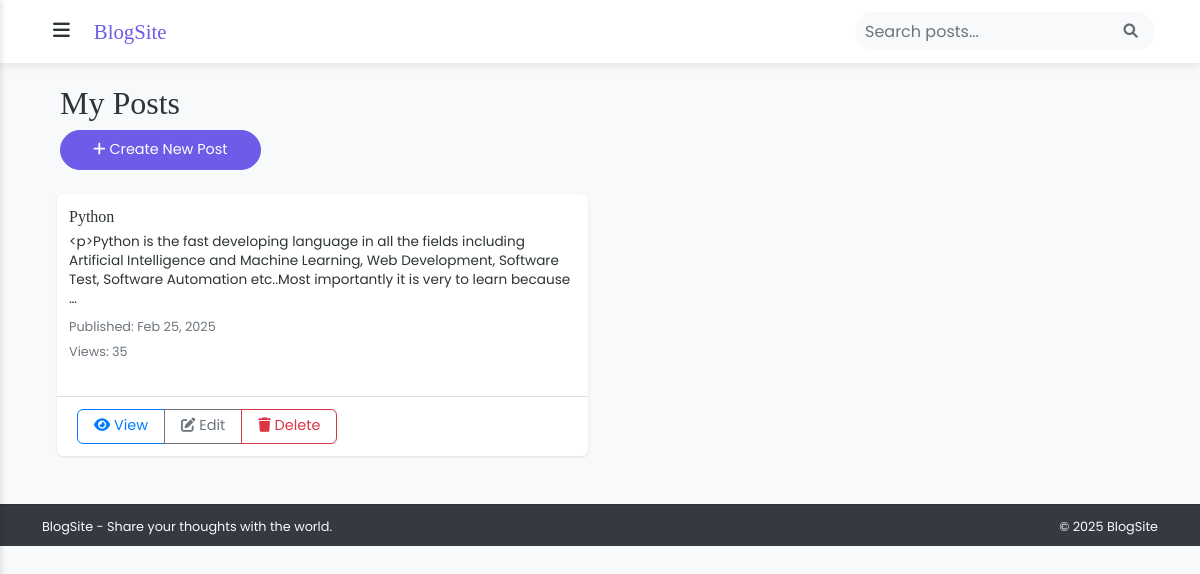
Before: /my-posts/ (signed in) with the older database file.
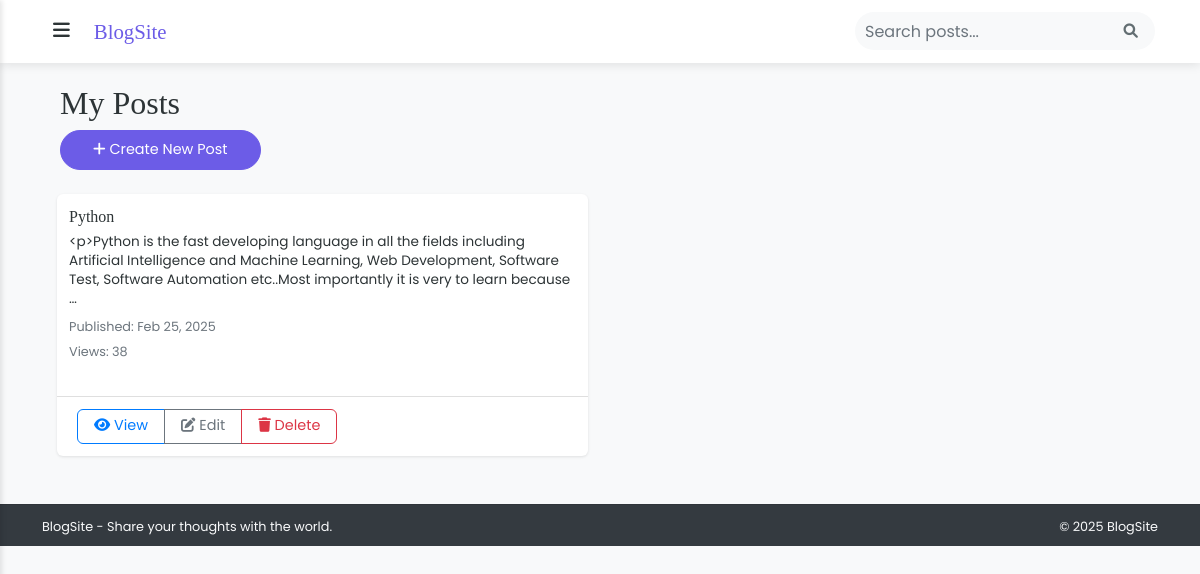
After: the same page with the newer database file.
### Home/models.py (models this page shows, shortened)
class Post(models.Model):
    title = models.CharField(max_length=200)
    slug = models.SlugField(unique=True, max_length=200)
    author = models.ForeignKey(get_user_model(), on_delete=models.CASCADE)
    content = models.TextField()
    image = models.ImageField(upload_to='blog_images/', blank=True, null=True)
    excerpt = models.TextField(max_length=200, blank=True)
    categories = models.ManyToManyField(Category, related_name='posts')
    created_at = models.DateTimeField(auto_now_add=True)
    updated_at = models.DateTimeField(auto_now=True)
    published_at = models.DateTimeField(default=timezone.now)
    is_published = models.BooleanField(default=False)
    views = models.PositiveIntegerField(default=0)
    class Meta:
        ordering = ['-published_at']

### Home/views.py (the view)
# urls.py: path('my-posts/', views.user_posts, name='user_posts'),
@login_required
def user_posts(request):
    posts = Post.objects.filter(author=request.user).order_by('-created_at')
    return render(request, 'home/user_posts.html', {'posts': posts})

### Home/templates/home/user_posts.html (shortened to what this page needs)
{% extends 'home/base.html' %}
{% block content %}
<div class="container">
    <div class="row mb-4">
        <div class="col">
            <h2>My Posts</h2>
            <a href="{% url 'create_post' %}" class="btn btn-primary">
                <i class="fas fa-plus"></i> Create New Post
            </a>
        </div>
    </div>
    {% if posts %}
        <div class="row">
            {% for post in posts %}
                <div class="col-md-6 mb-4">
                    <div class="card h-100">
                        <div class="card-body">
                            <h5 class="card-title">{{ post.title }}</h5>
                            <p class="card-text">{{ post.content|truncatewords:30 }}</p>
                            <div class="text-muted mb-2">
                                <small>Published: {{ post.created_at|date:"M d, Y" }}</small>
                                <br>
                                <small>Views: {{ post.views }}</small>
                            </div>
                        </div>
                        <div class="card-footer bg-transparent">
                            <div class="btn-group">
                                <a href="{% url 'post_detail' post.slug %}" class="btn btn-outline-primary">
                                    <i class="fas fa-eye"></i> View
                                </a>
                                <a href="{% url 'edit_post' post.slug %}" class="btn btn-outline-secondary">
                                    <i class="fas fa-edit"></i> Edit
                                </a>
                                <a href="{% url 'delete_post' post.slug %}" class="btn btn-outline-danger">
                                    <i class="fas fa-trash"></i> Delete
                                </a>
                            </div>
                        </div>
                    </div>
                </div>
            {% endfor %}
        </div>
    {% else %}
        <div class="alert alert-info">
            <p>You haven't created any posts yet. <a href="{% url 'create_post' %}">Create your first post</a>!</p>
        </div>
    {% endif %}
</div>
{% endblock %}

Changed rows visible on the page:
changed Post "Python": views "35" → "38"
